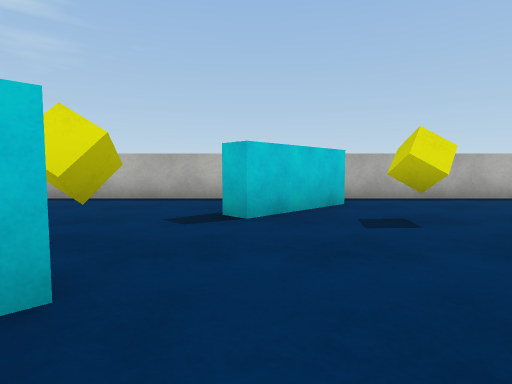
View 1 (above)

19 first-person views from a walk through a scene from a Unity 3-D project. The camera is 0.62 m above the floor, tilts 4° down and sees 80° across. The floor is counted in squares, 1 m on a side. Each view is taken from the middle of a square. On the plan, view 1 faces up. The plan holds only what a view shows up to about 9 squares ahead; the rest is blank. The player character is not drawn. Surface patterns are stand-ins for the level's own textures.

View 2
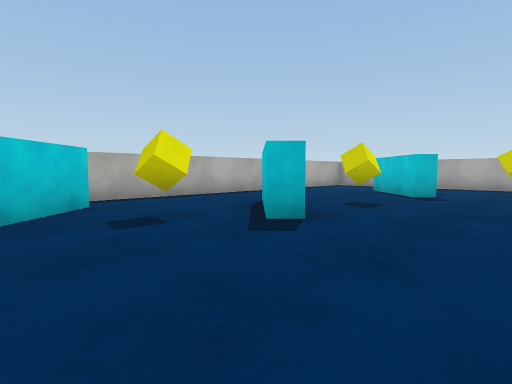

View 3
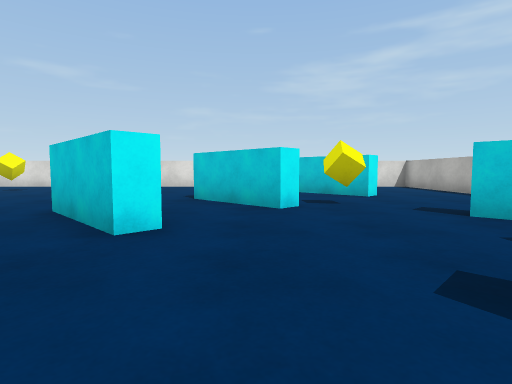

View 4
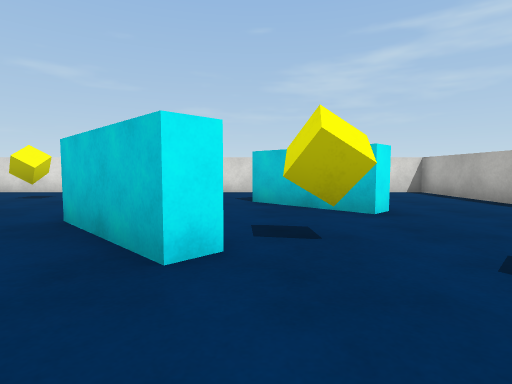

View 5
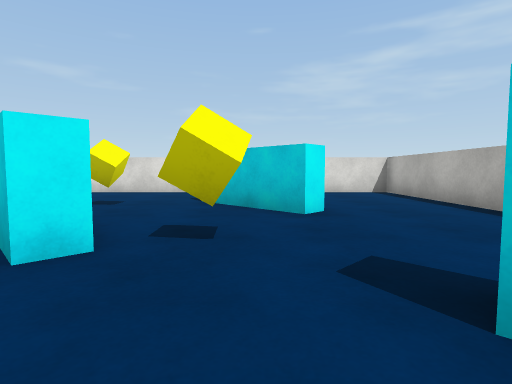

View 6
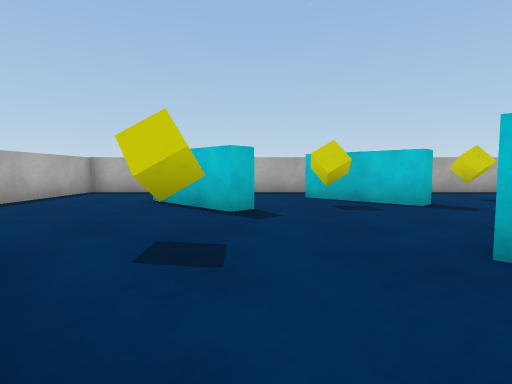

View 7
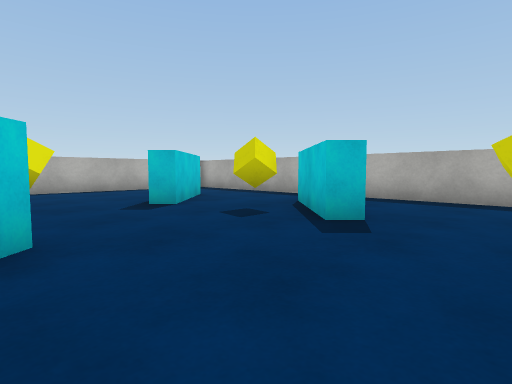

View 8
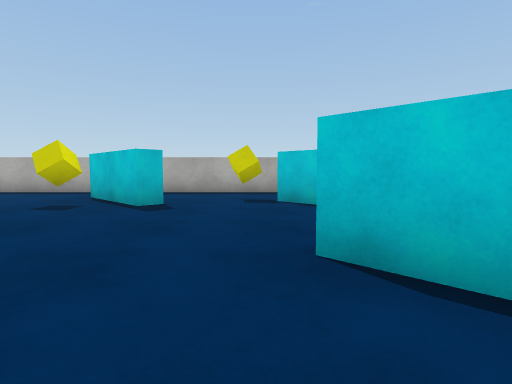

View 9
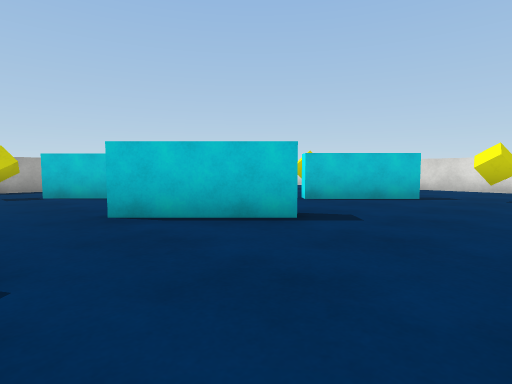

View 10
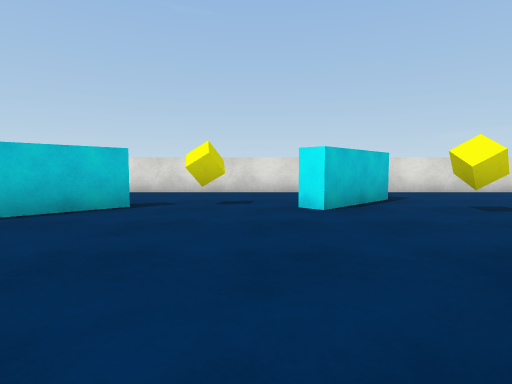

View 11
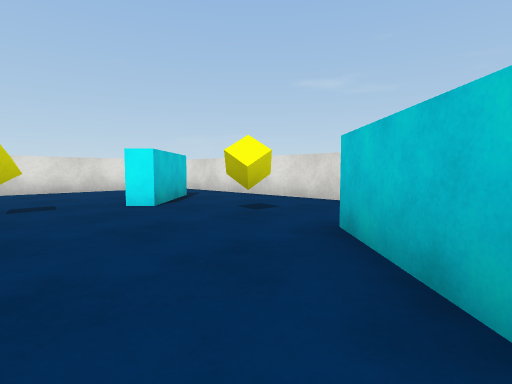

View 12
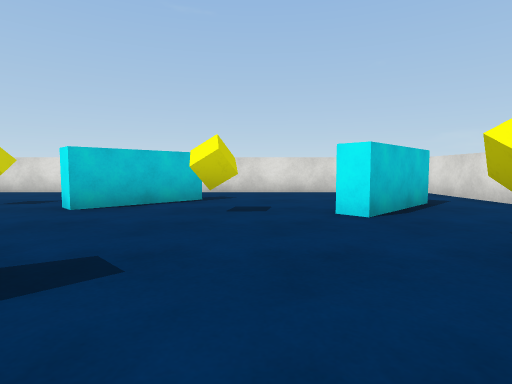

View 13
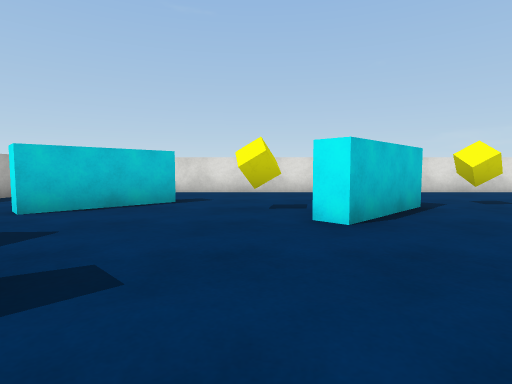

View 14
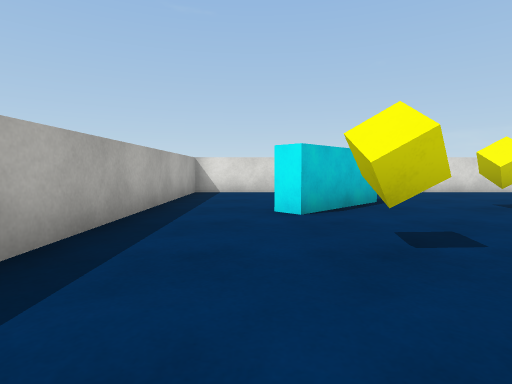

View 15
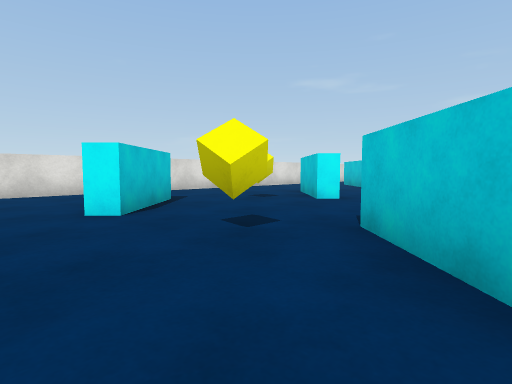

View 16
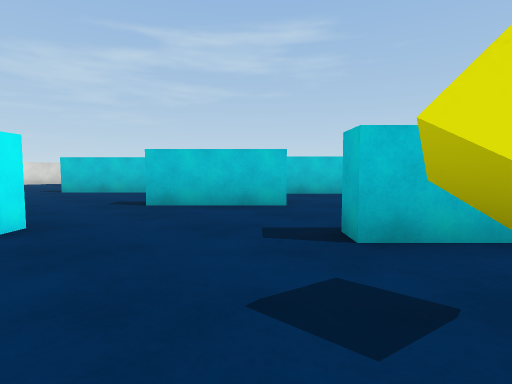

View 17
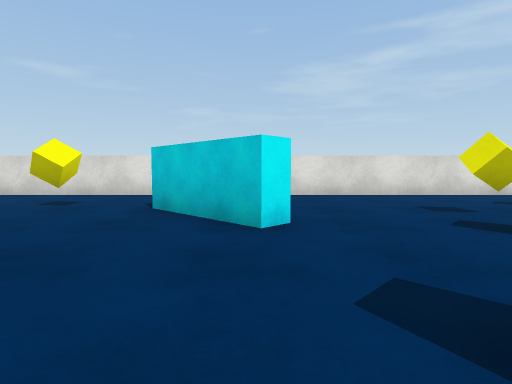

View 18
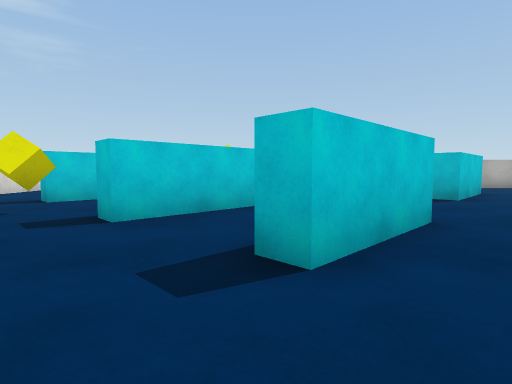

View 19
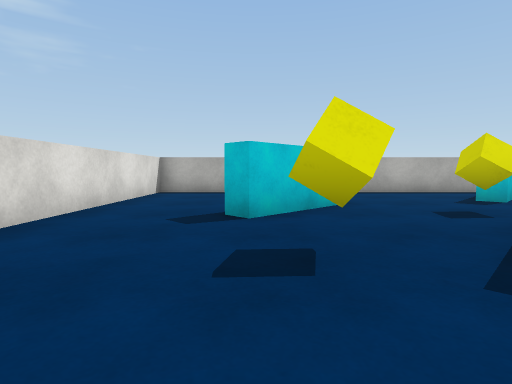

### Floor plan
Ten units are one square. View 1 is at (0, 0); x grows to the right and y downward. Boxes are objects, and circles mark ways between rooms. Rooms are numbered by the first view taken in them; rooms with no view inside come last. Other rooms are left out.
<svg viewBox="-82 -72 204 204">
<path fill="none" stroke="#000" d="M-14 -18 -10 -14M7 0 11 4M17 -58 -1 -39 -5 -43M-37 -41 -33 -37M39 -30 32 -23 29 -27 41 -39M35 -67 -45 -67M55 0 38 16M50 -41 39 -30M97 -38 79 -20 76 -24 93 -41M87 13 83 9 101 -9M117 -25 117 -67 35 -67M7 40 -12 58M-19 106 -1 88 4 92M31 93 49 74M34 53 52 34M-36 26 -32 29 -51 48M-63 99 -45 80 -41 84M53 78 37 94M11 4 -7 21 -10 18M-64 127 75 127M-77 25 -77 125M-10 -14 -27 4M75 101 94 83M81 45 93 34M93 41 78 56 74 52M94 83 97 87M56 38 37 56M49 74 53 78M117 85 117 35M-33 -37 -51 -19 -54 -23M-27 4 -31 0M-45 -67 -77 -67 -77 25M75 127 117 127 117 85M117 35 117 -5M117 -5 117 -25"/>
<rect x="-25" y="-35" width="10" height="10" fill="#bbb"><title>yellow cube</title></rect>
<rect x="15" y="-45" width="10" height="10" fill="#bbb"><title>yellow cube</title></rect>
<rect x="55" y="-35" width="10" height="10" fill="#bbb"><title>yellow cube</title></rect>
<rect x="85" y="-15" width="10" height="10" fill="#bbb"><title>yellow cube</title></rect>
<rect x="-65" y="25" width="10" height="10" fill="#bbb"><title>yellow cube</title></rect>
<rect x="-55" y="55" width="10" height="10" fill="#bbb"><title>yellow cube</title></rect>
<rect x="-25" y="85" width="10" height="10" fill="#bbb"><title>yellow cube</title></rect>
<rect x="15" y="95" width="10" height="10" fill="#bbb"><title>yellow cube</title></rect>
<rect x="55" y="85" width="10" height="10" fill="#bbb"><title>yellow cube</title></rect>
<rect x="85" y="55" width="10" height="10" fill="#bbb"><title>yellow cube</title></rect>
<rect x="-45" y="-5" width="10" height="10" fill="#bbb"><title>yellow cube</title></rect>
<rect x="95" y="25" width="10" height="10" fill="#bbb"><title>yellow cube</title></rect>
<circle cx="45" cy="-35" r="3" fill="#2a7"/>
<circle cx="-10" cy="0" r="3" fill="#2a7"/>
<circle cx="25" cy="10" r="3" fill="#2a7"/>
<circle cx="-43" cy="-43" r="3" fill="#2a7"/>
<circle cx="40" cy="25" r="3" fill="#2a7"/>
<circle cx="70" cy="40" r="3" fill="#2a7"/>
<circle cx="90" cy="25" r="3" fill="#2a7"/>
<circle cx="105" cy="-35" r="3" fill="#2a7"/>
<circle cx="90" cy="-15" r="3" fill="#2a7"/>
<circle cx="58" cy="78" r="3" fill="#2a7"/>
<circle cx="-50" cy="22" r="3" fill="#2a7"/>
<circle cx="85" cy="115" r="3" fill="#2a7"/>
<circle cx="105" cy="95" r="3" fill="#2a7"/>
<circle cx="105" cy="45" r="3" fill="#2a7"/>
<circle cx="110" cy="0" r="3" fill="#2a7"/>
<text x="0" y="-30">1</text>
<text x="70" y="-20">2</text>
<text x="-10" y="70">3</text>
<text x="80" y="60">4</text>
<text x="-60" y="-20">5</text>
<text x="100" y="110">6</text>
<text x="100" y="20">7</text>
<text x="100" y="-20">8</text>
</svg>
Room 1 opens to room 2. Room 1 opens to room 3. Room 1 opens to room 5. Room 2 opens to room 3. Room 2 opens to room 4. Room 2 opens to room 7. Room 2 opens to room 8. Room 3 opens to room 4. Room 3 opens to room 5. Room 3 opens to room 6. Room 4 opens to room 6. Room 4 opens to room 7. Room 7 opens to room 8.

Where each view was taken, in squares from view 1:
view 1: 0 up, 0 right, facing up
view 2: 0 up, 0 right, facing up-right
view 3: 1 up, 4 right, facing left
view 4: 2 up, 1 right, facing left
view 5: 3 up, 1 right, facing left
view 6: 2 up, 3 right, facing right
view 7: 3 down, 5 right, facing up-right
view 8: 3 down, 3 right, facing right
view 9: 2 down, 1 right, facing down-right
view 10: 4 down, 1 right, facing down
view 11: 3 down, 2 left, facing down-left
view 12: 4 down, 3 left, facing down
view 13: 4 down, 6 right, facing down
view 14: 4 down, 10 right, facing down
view 15: 4 down, 11 right, facing down-left
view 16: 8 down, 9 right, facing up-left
view 17: 3 down, 0 right, facing left
view 18: 4 down, 1 left, facing up
view 19: 2 down, 5 left, facing up
